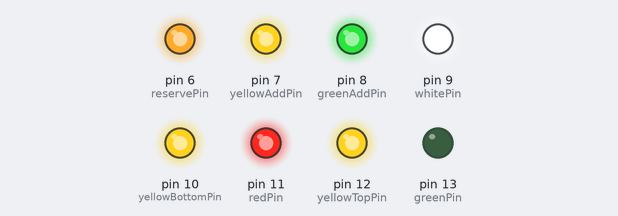
Recording of a sketch running on a simulated Arduino Uno, built with avr-gcc and run on an emulated ATmega328P. Shown: output pins drawn as LEDs (lit = HIGH).

Above: at 0.1 s.
At 14.3 s:
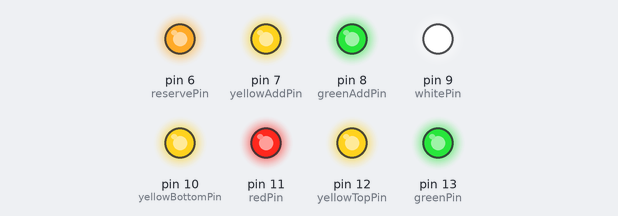
At 29.7 s:
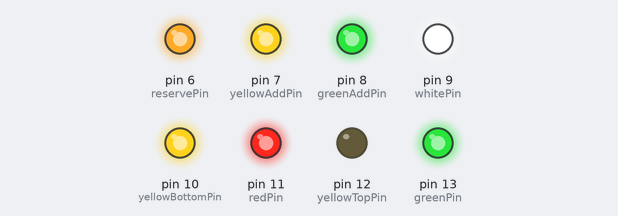
Timing chart, 0 to 31.2 s (numbered marks = the images above):
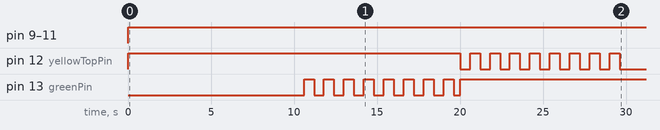

The sketch:

semaphore_controller.ino
```cpp
/*
 * Semaphore controller
 *
 * Pawel Adamowicz, 2018
 */

const byte greenPin = 13;
const byte yellowTopPin = 12;
const byte redPin = 11;
const byte yellowBottomPin = 10;
const byte whitePin = 9;
const byte greenAddPin = 8;
const byte yellowAddPin = 7;
const byte reservePin = 6;

// complete set of patterns for Polish railway semaphore signal
struct LightPattern {
  byte topLightPin;
  bool isTopLightBlinking;
  byte bottomLightPin;
  bool isBottomLightBlinking;
  byte additionalLightPin;
} lightPatterns[] = {
  {greenPin, false, 0, false, 0},                               // proceed max,     expect max
  {greenPin, true, 0, false, 0},                                // proceed max,     expect 100km/h
  {yellowTopPin, true, 0, false, 0},                            // proceed max,     expect 40km/h
  {yellowTopPin, false, 0, false, 0},                           // proceed max,     expect stop
  {greenPin, false, yellowBottomPin, false, 0},                 // proceed 40km/h,  expect max
  {greenPin, true, yellowBottomPin, false, 0},                  // proceed 40km/h,  expect 100km/h
  {yellowTopPin, true, yellowBottomPin, false, 0},              // proceed 40km/h,  expect 40km/h
  {yellowTopPin, false, yellowBottomPin, false, 0},             // proceed 40km/h,  expect stop
  /*
  // additional aspects if the semaphore has a light strip
  {greenPin, false, yellowBottomPin, false, yellowAddPin},      // proceed 60km/h,  expect max
  {greenPin, true, yellowBottomPin, false, yellowAddPin},       // proceed 60km/h,  expect 100km/h
  {yellowTopPin, true, yellowBottomPin, false, yellowAddPin},   // proceed 60km/h,  expect 40km/h
  {yellowTopPin, false, yellowBottomPin, false, yellowAddPin},  // proceed 60km/h,  expect stop
  {greenPin, false, yellowBottomPin, false, greenAddPin},       // proceed 100km/h, expect max
  {greenPin, true, yellowBottomPin, false, greenAddPin},        // proceed 100km/h, expect 100km/h
  {yellowTopPin, true, yellowBottomPin, false, greenAddPin},    // proceed 100km/h, expect 40km/h
  {yellowTopPin, false, yellowBottomPin, false, greenAddPin},   // proceed 100km/h, expect stop
  */
  {redPin, false, 0, false, 0},                                 // stop
  {redPin, false, whitePin, true, 0},                           // subsidiary
  {0, false, whitePin, false, 0}                                // shunting
};

const byte patternsCount = 11;
const int blinkTime = 600;
const int lightChangeTime = 10000;

bool blinkLightOn;
byte currentPattern;
long lastLightChange;
long lastBlink;

void setup() {
  pinMode(greenPin, OUTPUT);
  pinMode(yellowTopPin, OUTPUT);
  pinMode(redPin, OUTPUT);
  pinMode(yellowBottomPin, OUTPUT);
  pinMode(whitePin, OUTPUT);
  pinMode(greenAddPin, OUTPUT);
  pinMode(yellowAddPin, OUTPUT);
  pinMode(reservePin, OUTPUT);
  // turn off extra pins
  digitalWrite(greenPin, HIGH);
  digitalWrite(yellowTopPin, HIGH);
  digitalWrite(redPin, HIGH);
  digitalWrite(yellowBottomPin, HIGH);
  digitalWrite(whitePin, HIGH);
  digitalWrite(greenAddPin, HIGH);
  digitalWrite(yellowAddPin, HIGH);
  digitalWrite(reservePin, HIGH);
  blinkLightOn = true;
  currentPattern = 0;
  lastLightChange = 0;
  lastBlink = 0;
}

void loop() {
  // pattern change timimng
  if ((millis() - lastLightChange) > lightChangeTime)
  {
    changePattern();
  }
  // blinking light timimng
  if ((millis() - lastBlink) > blinkTime)
  {
    blinkLightOn = !blinkLightOn;
    lastBlink = millis();
  }
  setPinState(lightPatterns[currentPattern].topLightPin,true & (!lightPatterns[currentPattern].isTopLightBlinking | blinkLightOn));
  setPinState(lightPatterns[currentPattern].bottomLightPin,true & (!lightPatterns[currentPattern].isBottomLightBlinking | blinkLightOn));
  setPinState(lightPatterns[currentPattern].additionalLightPin, true);
}


void changePattern() {
  setPinState(lightPatterns[currentPattern].topLightPin, false);
  setPinState(lightPatterns[currentPattern].bottomLightPin, false);
  setPinState(lightPatterns[currentPattern].additionalLightPin, false);
  currentPattern = (currentPattern + 1) % patternsCount;
  lastLightChange = millis();
  lastBlink = millis();
}


void setPinState(byte pinId, bool state) {
  if (pinId) { // treat 0 as do-nothing pin
    digitalWrite(pinId, (state ? LOW : HIGH));
  }
}
```

Measured:
- by itself, pin 12 (yellowTopPin): HIGH → LOW at 20.0 s, → HIGH 0.60 s later, → LOW 0.60 s later, → HIGH 0.60 s later, … (17 changes in this stretch)
- by itself, pin 13 (greenPin): goes 7 × (HIGH 0.60 s, LOW 0.60 s), HIGH 0.60 s, LOW 0.39 s, then HIGH
